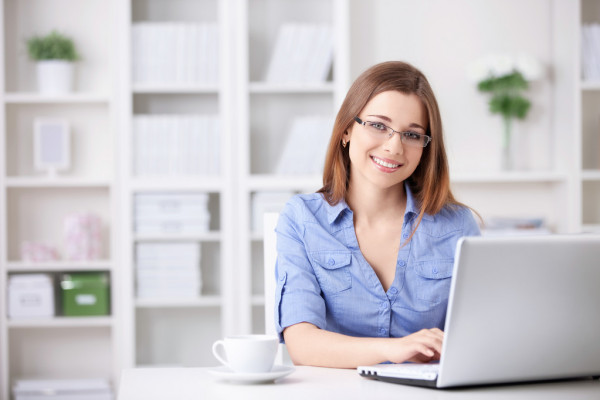
#> input picture Python/human-detection/images/sample.jpg, 600 x 400 px
$ python human-detection.py
#> lines starting #> are read from the running program, lines starting #| are printed output that depends on the picture; after the words box and inside, x2 and y2 are one past the last pixel; in counts of white or black regions, pixels touching at a corner belong together
import cv2
def detect():
    HOGCV = cv2.HOGDescriptor()
    HOGCV.setSVMDetector(cv2.HOGDescriptor_getDefaultPeopleDetector())
    # Read the input image
    PATH = input('Please enter the path of the image->')
#> the answer given: images/sample.jpg
    frame = cv2.imread(PATH)
#> frame is the input picture: shape (400, 600, 3); mean B, G, R 201.9, 197.3, 200.9
    #Convert to gray scale
    bounding_box_cordinates, weights =  HOGCV.detectMultiScale(frame, winStride = (4, 4), padding = (8, 8), scale = 1.03)
#> bounding_box_cordinates = [[297, 11, 181, 361]]; weights = [0.782]
    person = 1
    #creating bounding box around each person
    for x,y,w,h in bounding_box_cordinates:
        cv2.rectangle(frame, (x,y), (x+w,y+h), (0,255,0), 2)
        cv2.putText(frame, f'person {person}', (x,y), cv2.FONT_HERSHEY_SIMPLEX, 0.5, (0,0,255), 1)
        person += 1
#> this loop made 1 pass
#> (x, y, w, h, person) on pass 1: (297, 11, 181, 361, 2)
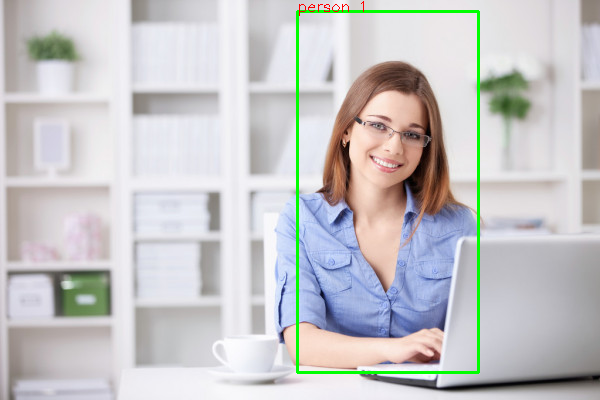
#> frame: shape (400, 600, 3); 1.39% of pixels changed, all inside (x1, y1, x2, y2) = (296, 1, 480, 374)
#> after the loop, person = 2

    #detection result
    cv2.putText(frame, f'Total Persons : {person-1}', (40,70), cv2.FONT_HERSHEY_DUPLEX, 0.8, (255,0,0), 2)
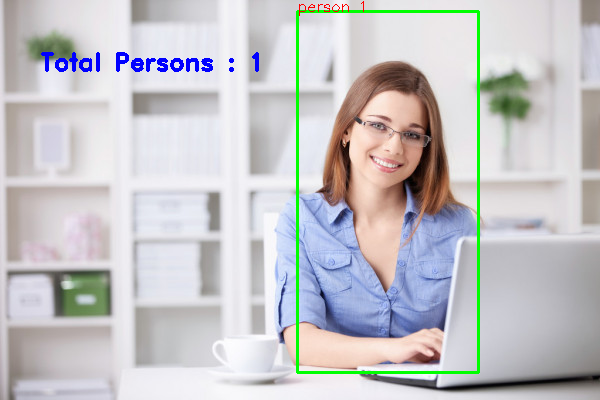
#> frame: shape (400, 600, 3); 0.62% of pixels changed, all inside (x1, y1, x2, y2) = (41, 52, 259, 72)
    cv2.imshow('output', frame)

def detectByPathImage():
    result_image = detect()
    cv2.waitKey(0)
    cv2.destroyAllWindows()

detectByPathImage()
